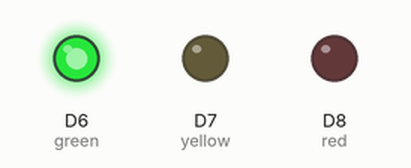
A sketch run on a simulated ESP8266 (NodeMCU). Shown: output pins drawn as LEDs (lit = HIGH).

Above: at 0.5 s.
At 1.5 s:
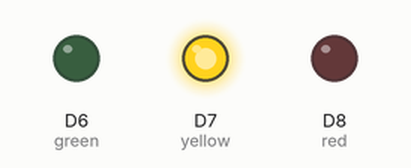
At 5.5 s:
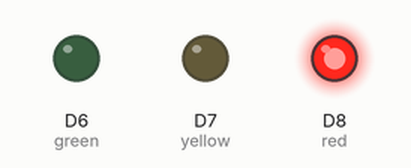
Timing chart, 0 to 6.9 s (numbered marks = the images above):
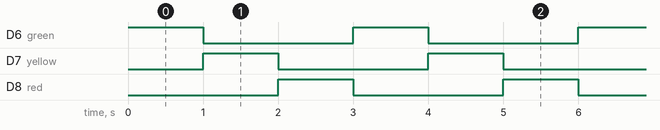

Measured:
- by itself, D6 (green), D7 (yellow), D8 (red): alternates HIGH for 1.0 s and LOW for 2.0 s
- by itself, everything shown: repeats every 3.0 s, in 3 steps

The sketch:

LED3.ino
```cpp
int green = D6;
int yellow = D7;
int red = D8;

void setup() {
  // put your setup code here, to run once:
  pinMode(green, OUTPUT);
  pinMode(yellow, OUTPUT);
  pinMode(red, OUTPUT);
}

void loop() {
  // put your main code here, to run repeatedly:
  digitalWrite(green, HIGH);
  digitalWrite(yellow, LOW);
  digitalWrite(red, LOW);
  delay(1000);
  digitalWrite(green, LOW);
  digitalWrite(yellow, HIGH);
  digitalWrite(red, LOW);
  delay(1000);
  digitalWrite(green, LOW);
  digitalWrite(yellow, LOW);
  digitalWrite(red, HIGH);
  delay(1000);
}
```
